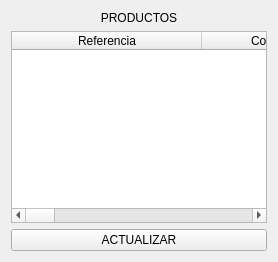
               <widget class="QWidget" name="ver_productos_pagina">
                <layout class="QVBoxLayout" name="verticalLayout_4">
                 <item>
                  <widget class="QLabel" name="ver_productos_label">
                   <property name="text">
                    <string>PRODUCTOS</string>
                   </property>
                   <property name="alignment">
                    <set>Qt::AlignCenter</set>
                   </property>
                  </widget>
                 </item>
                 <item>
                  <widget class="QTableWidget" name="tabla_ver_productos">
                   <property name="editTriggers">
                    <set>QAbstractItemView::NoEditTriggers</set>
                   </property>
                   <attribute name="horizontalHeaderVisible">
                    <bool>true</bool>
                   </attribute>
                   <attribute name="horizontalHeaderCascadingSectionResizes">
                    <bool>true</bool>
                   </attribute>
                   <attribute name="horizontalHeaderDefaultSectionSize">
                    <number>190</number>
                   </attribute>
                   <column>
                    <property name="text">
                     <string>Referencia</string>
                    </property>
                   </column>
                   <column>
                    <property name="text">
                     <string>Codigo de barras</string>
                    </property>
                   </column>
                   <column>
                    <property name="text">
                     <string>Marca</string>
                    </property>
                   </column>
                   <column>
                    <property name="text">
                     <string>Precio adquisición</string>
                    </property>
                   </column>
                   <column>
                    <property name="text">
                     <string>Precio venta</string>
                    </property>
                   </column>
                   <column>
                    <property name="text">
                     <string>Unidades actuales</string>
                    </property>
                   </column>
                   <column>
                    <property name="text">
                     <string>Disponibilidad</string>
                    </property>
                   </column>
                   <column>
                    <property name="text">
                     <string>Fecha</string>
                    </property>
                   </column>
                  </widget>
                 </item>
                 <item>
                  <widget class="QPushButton" name="ver_actualizar_boton">
                   <property name="text">
                    <string>ACTUALIZAR</string>
                   </property>
                   <property name="icon">
                    <iconset>
                     <normaloff>../../../recursos/images/reload.png</normaloff>../../../recursos/images/reload.png</iconset>
                   </property>
                  </widget>
                 </item>
                </layout>
               </widget>
